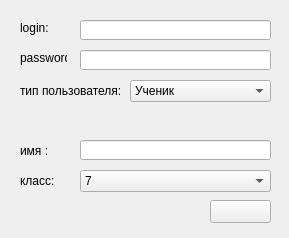
<?xml version="1.0" encoding="UTF-8"?>
<ui version="4.0">
 <class>Form</class>
 <widget class="QWidget" name="Form">
  <property name="geometry">
   <rect>
    <x>0</x>
    <y>0</y>
    <width>289</width>
    <height>238</height>
   </rect>
  </property>
  <property name="windowTitle">
   <string>Form</string>
  </property>
  <widget class="QLabel" name="label">
   <property name="geometry">
    <rect>
     <x>20</x>
     <y>20</y>
     <width>47</width>
     <height>16</height>
    </rect>
   </property>
   <property name="text">
    <string>login:</string>
   </property>
  </widget>
  <widget class="QLineEdit" name="lineEdit">
   <property name="geometry">
    <rect>
     <x>80</x>
     <y>20</y>
     <width>191</width>
     <height>20</height>
    </rect>
   </property>
   <property name="readOnly">
    <bool>true</bool>
   </property>
  </widget>
  <widget class="QLabel" name="label_2">
   <property name="geometry">
    <rect>
     <x>20</x>
     <y>50</y>
     <width>47</width>
     <height>16</height>
    </rect>
   </property>
   <property name="text">
    <string>password:</string>
   </property>
  </widget>
  <widget class="QLineEdit" name="lineEdit_2">
   <property name="geometry">
    <rect>
     <x>80</x>
     <y>50</y>
     <width>191</width>
     <height>20</height>
    </rect>
   </property>
  </widget>
  <widget class="QLabel" name="label_3">
   <property name="geometry">
    <rect>
     <x>20</x>
     <y>80</y>
     <width>101</width>
     <height>21</height>
    </rect>
   </property>
   <property name="text">
    <string>тип пользователя:</string>
   </property>
  </widget>
  <widget class="QLineEdit" name="lineEdit_4">
   <property name="geometry">
    <rect>
     <x>80</x>
     <y>140</y>
     <width>191</width>
     <height>20</height>
    </rect>
   </property>
  </widget>
  <widget class="QLabel" name="label_4">
   <property name="geometry">
    <rect>
     <x>20</x>
     <y>140</y>
     <width>47</width>
     <height>21</height>
    </rect>
   </property>
   <property name="text">
    <string>имя :</string>
   </property>
  </widget>
  <widget class="QComboBox" name="comboBox">
   <property name="geometry">
    <rect>
     <x>130</x>
     <y>80</y>
     <width>141</width>
     <height>22</height>
    </rect>
   </property>
   <item>
    <property name="text">
     <string>Ученик</string>
    </property>
   </item>
   <item>
    <property name="text">
     <string>Администратор</string>
    </property>
   </item>
  </widget>
  <widget class="QLabel" name="label_5">
   <property name="geometry">
    <rect>
     <x>20</x>
     <y>170</y>
     <width>47</width>
     <height>21</height>
    </rect>
   </property>
   <property name="text">
    <string>класс:</string>
   </property>
  </widget>
  <widget class="QComboBox" name="comboBox_2">
   <property name="geometry">
    <rect>
     <x>80</x>
     <y>170</y>
     <width>191</width>
     <height>22</height>
    </rect>
   </property>
   <item>
    <property name="text">
     <string>7</string>
    </property>
   </item>
   <item>
    <property name="text">
     <string>8</string>
    </property>
   </item>
   <item>
    <property name="text">
     <string>9</string>
    </property>
   </item>
   <item>
    <property name="text">
     <string>10</string>
    </property>
   </item>
   <item>
    <property name="text">
     <string>11</string>
    </property>
   </item>
  </widget>
  <widget class="QPushButton" name="pushButton">
   <property name="geometry">
    <rect>
     <x>210</x>
     <y>200</y>
     <width>61</width>
     <height>23</height>
    </rect>
   </property>
   <property name="text">
    <string/>
   </property>
  </widget>
  <widget class="QLabel" name="label_6">
   <property name="geometry">
    <rect>
     <x>10</x>
     <y>200</y>
     <width>191</width>
     <height>21</height>
    </rect>
   </property>
   <property name="text">
    <string/>
   </property>
  </widget>
 </widget>
 <resources/>
 <connections/>
</ui>
